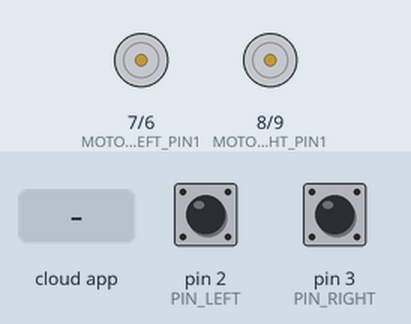
Simulated run of this sketch. Board: Arduino Uno, built with avr-gcc and run on an emulated ATmega328P. Parts: motor-driver pin pairs drawn as motors (green arrow = first pin HIGH = forward, orange = second pin HIGH = backward, longer = more drive). The test bench sets the inputs (shaded band); at power-on: pin 2 (PIN_LEFT) HIGH, pin 3 (PIN_RIGHT) HIGH. The ROS host is connected and sends only what is stated.

Above: at 1.2 s.
1.3 s: the phone or cloud app sets linear.x to -100
2.8 s: the phone or cloud app sets linear.x to 100
At 3.2 s:
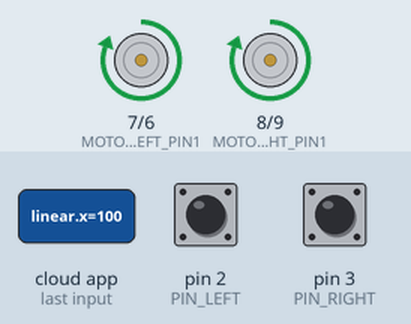
4.3 s: the phone or cloud app sets angular.z to -100
At 4.9 s:
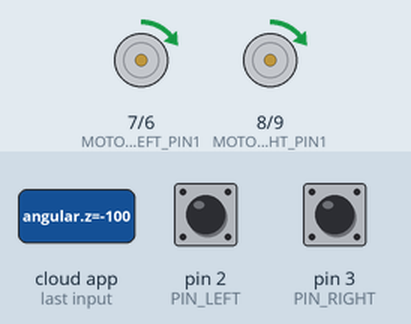
5.8 s: the phone or cloud app sets angular.z to 0
At 6.8 s:
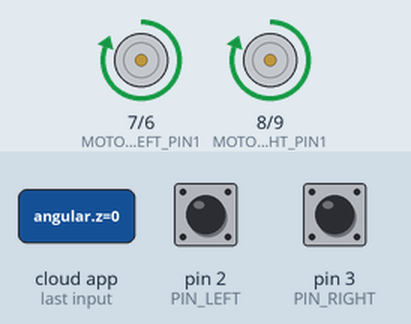
Timing chart, 0 to 8.3 s (numbered marks = the images above; inputs shaded):
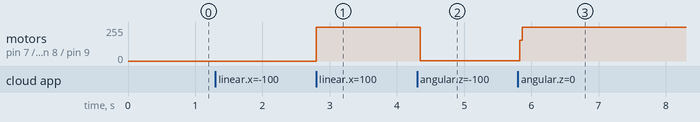

Measured:
- after the input at 2.8 s, motor on pin 7 (MOTOR_LEFT_PIN1) / pin 6 (MOTOR_LEFT_PIN2), motor on pin 8 (MOTOR_RIGHT_PIN1) / pin 9 (MOTOR_RIGHT_PIN2): stopped → forward 255/255 at once
- after the input at 4.3 s, motor on pin 7 (MOTOR_LEFT_PIN1) / pin 6 (MOTOR_LEFT_PIN2), motor on pin 8 (MOTOR_RIGHT_PIN1) / pin 9 (MOTOR_RIGHT_PIN2): forward 255/255 → forward 2/255 after 0.05 s
- after the input at 5.8 s, motor on pin 7 (MOTOR_LEFT_PIN1) / pin 6 (MOTOR_LEFT_PIN2), motor on pin 8 (MOTOR_RIGHT_PIN1) / pin 9 (MOTOR_RIGHT_PIN2): forward 2/255 → forward 255/255 at once

The sketch:

chassis.ino
```cpp
/**
 *  iqrobot 底盘 arduino 驱动
 *
 */

#include "chassis.h"        // 头文件定义
#include <PID_v1.h> // pid 控制库
#include <ros.h>
#include <ros/time.h>
#include <geometry_msgs/Twist.h>

int val_right_count_target = 0; //小车右轮码盘每秒计数PID调节目标值,根据这个值PID val_rigth;
int val_right = 0; //小车右轮电机的PWM功率值
int val_left_count_target = 0; //小车左轮码盘每秒计数PID调节目标值,根据这个值PID val_left;
int val_left = 0; //左轮电机PWM功率值。以左轮为基速度,PID调节右轮的速度
int count_left = 0;  //左轮编码器码盘脉冲计数值;用于PID调整
int count_right = 0; //右轮编码器码盘脉冲计数值;用于PID调整

char run_direction = 'f'; //f:前进;b:后退;s:stop
int linear = 0;//15; //cm/second线速度
int angular = 0;//1; //角速度,ros的angular.z

///转弯半径一定要大于小车宽度的一半,也就是linear / angular一定是大于13.5,也就是最小转弯半径是13.5
/////////
unsigned long left_old_time = 0, right_old_time = 0; // 时间标记
unsigned long time1 = 0, time2 = 0; // 时间标记
unsigned long last_command_millis = 0;

////ros
ros::NodeHandle nh;

//////PID
double left_Setpoint, left_Input, left_Output, left_setpoint;
double left_kp = 1, left_ki = 0.005, left_kd = 0.0001; //kp = 0.040,ki = 0.0005,kd =0.0011;
PID left_PID(&left_Input, &left_Output, &left_Setpoint, left_kp, left_ki, left_kd, DIRECT);

double right_Setpoint, right_Input, right_Output, right_setpoint;
double right_kp = 1, right_ki = 0.005, right_kd = 0.0001; //kp = 0.040,ki = 0.0005,kd =0.0011;
PID right_PID(&right_Input, &right_Output, &right_Setpoint, right_kp, right_ki, right_kd, DIRECT);


void message_cb(const geometry_msgs::Twist& vel)
{
  linear = vel.linear.x * 100; //ROS中的单位是m/s;这里换算成cm的单位
  angular = vel.angular.z;
}

ros::Subscriber<geometry_msgs::Twist> sub("/chassis/cmd_vel", message_cb);

void pidSetup() {
  //定义外部中断0和1的中断子程序Code(),中断触发为下跳沿触发
  //当编码器码盘的OUT脉冲信号发生下跳沿中断时，
  //将自动调用执行中断子程序Code()。
  left_old_time = millis();
  right_old_time = millis();
  attachInterrupt(0, Code1, FALLING);//小车左车轮电机的编码器脉冲中断函数
  attachInterrupt(1, Code2, FALLING);//小车右车轮电机的编码器脉冲中断函数

  left_PID.SetOutputLimits(-254, 254);
  left_PID.SetSampleTime(500);
  left_PID.SetMode(AUTOMATIC);
  left_PID.SetTunings(left_kp, left_ki, left_kd);

  right_PID.SetOutputLimits(-254, 254);
  right_PID.SetSampleTime(500);
  right_PID.SetMode(AUTOMATIC);
  right_PID.SetTunings(right_kp, right_ki, right_kd);
}

void setup() {
  Serial.begin(57600);    // 启动串口通信，波特率为9600b/s
  // reserve 200 bytes for the inputString

  pinMode(MOTOR_LEFT_PIN1, OUTPUT);   //直流电机驱动板的控制端口设置为输出模式
  pinMode(MOTOR_LEFT_PIN2, OUTPUT);
  pinMode(MOTOR_RIGHT_PIN1, OUTPUT);
  pinMode(MOTOR_RIGHT_PIN2, OUTPUT);

  pidSetup();

  nh.initNode();
  nh.subscribe(sub);
  //broadcaster.init(nh);


}


void loop() {
  nh.spinOnce();
  delay(1);
  runMotor();
}

void resetMotor() {
  val_left_count_target = 0;
  left_Setpoint = 0;
  val_right_count_target = 0;
  right_Setpoint = 0;
  linear = 0;
  angular = 0;
  run_direction = 's';
  stopMotor();
}

void runMotor() {

  if (angular == 0) { //直行
    if (linear > 0) { //前进
      if((millis() - last_command_millis) > AUTO_STOP_INTERVAL) {
       last_command_millis = millis();
        //Serial.println("Forward");
      }
      if (linear > max_linear)
        linear = max_linear;

      float linear_left = linear; //左内圈线速度
      float linear_right = linear; //右外圈线速度


      val_right_count_target = linear_right * gear_ratio / (diameter / hole_number); //左内圈线速度对应的孔数
      val_left_count_target = linear_left * gear_ratio / (diameter * diamete_ratio / hole_number); //右外圈线速度对应的孔数

      val_right = linear_right * (max_linear_pwd / max_linear); //根据轮径参数计算出来的线速度对应的PWD值,左轮
      val_left = linear_left * (max_linear_pwd / max_linear); //根据轮径参数计算出来的线速度对应的PWD值,右

      left_Setpoint = val_left_count_target;
      right_Setpoint = val_right_count_target;

      advance();
    }
    else if (linear < 0) { //后退
      if((millis() - last_command_millis) > AUTO_STOP_INTERVAL) {
        last_command_millis = millis();
        //Serial.println("back");
      }

      int abslinear = abs(linear);
      if (abslinear > max_linear)
        abslinear = max_linear;
      float linear_left = abslinear; //左内圈线速度
      float linear_right = abslinear; //右外圈线速度


      val_right_count_target = linear_right * gear_ratio / (diameter * diamete_ratio / hole_number); //左内圈线速度对应的孔数
      val_left_count_target = linear_left * gear_ratio / (diameter / hole_number); //右外圈线速度对应的孔数

      val_right = linear_right * (max_linear_pwd / max_linear); //根据轮径参数计算出来的线速度对应的PWD值,左轮
      val_left = linear_left * (max_linear_pwd / max_linear); //根据轮径参数计算出来的线速度对应的PWD值,右轮

      left_Setpoint = val_left_count_target;
      right_Setpoint = val_right_count_target;

      back();
    }
    else {
      stopMotor();
    }

  }
  else if (angular > 0) { //左转

    if (linear > max_turn_line) //////限制最大转弯线速度
    {
      angular = angular * max_turn_line / linear;
    }

    linear = linear > max_turn_line ? max_turn_line : linear;

    float radius = linear / angular; //计算半径

    if (radius < car_width / 2) ///////如果计算的转弯半径小于最小半径,则设置为最小转弯半径
      radius = car_width / 2;

    float radius_left = radius - car_width / 2; //左内圈半径
    float radius_right = radius + car_width / 2; //右外圈半径

    float linear_left = radius_left * angular; //左内圈线速度
    float linear_right = radius_right * angular; //右外圈线速度


    val_right_count_target = linear_right * gear_ratio / (diameter / hole_number); //左内圈线速度对应的孔数
    val_left_count_target = linear_left * gear_ratio / (diameter * diamete_ratio / hole_number); //右外圈线速度对应的孔数

    val_right = linear_right * (max_linear_pwd / max_linear); //根据轮径参数计算出来的线速度对应的PWD值,左轮
    val_left = linear_left * (max_linear_pwd / max_linear); //根据轮径参数计算出来的线速度对应的PWD值,右轮

    left_Setpoint = val_left_count_target;
    right_Setpoint = val_right_count_target;

    advance();

  }
  else if (angular < 0) { //右转

    if (linear > max_turn_line) //////限制最大转弯线速度
    {
      angular = angular * max_turn_line / linear;
    }

    linear = linear > max_turn_line ? max_turn_line : linear;

    float radius = linear / angular; //计算半径

    if (radius < car_width / 2) ///////如果计算的转弯半径小于最小半径,则设置为最小转弯半径
      radius = car_width / 2;

    float radius_left = radius + car_width / 2;
    float radius_right = radius - car_width / 2;

    float linear_left = radius_left * angular;
    float linear_right = radius_right * angular;

    val_right_count_target = linear_right * gear_ratio / (diameter / hole_number); //左内圈线速度对应的孔数
    val_left_count_target = linear_left * gear_ratio / (diameter * diamete_ratio / hole_number); //右外圈线速度对应的孔数

    val_right = linear_right * (max_linear_pwd / max_linear); //根据轮径参数计算出来的线速度对应的PWD值,左轮
    val_left = linear_left * (max_linear_pwd / max_linear); //根据轮径参数计算出来的线速度对应的PWD值,右轮

    left_Setpoint = val_left_count_target;
    right_Setpoint = val_right_count_target;

    advance();
  }
  else {
    stopMotor();
  }

}

//子程序程序段
void advance()//前进
{
  run_direction = 'f';
  digitalWrite(MOTOR_LEFT_PIN1, HIGH);
  digitalWrite(MOTOR_LEFT_PIN2, LOW);
  analogWrite(MOTOR_LEFT_PIN1, val_left);
  digitalWrite(MOTOR_RIGHT_PIN1, HIGH);
  digitalWrite(MOTOR_RIGHT_PIN2, LOW);
  analogWrite(MOTOR_RIGHT_PIN1, val_right);
}

void back()//后退
{
  run_direction = 'b';
  digitalWrite(MOTOR_LEFT_PIN1, LOW);
  digitalWrite(MOTOR_LEFT_PIN2, HIGH);
  analogWrite(MOTOR_LEFT_PIN2, val_left);
  digitalWrite(MOTOR_RIGHT_PIN1, LOW);
  digitalWrite(MOTOR_RIGHT_PIN2, HIGH);
  analogWrite(MOTOR_RIGHT_PIN2, val_right);
}

void stopMotor()//停止
{
  digitalWrite(MOTOR_LEFT_PIN1, LOW);
  digitalWrite(MOTOR_LEFT_PIN2, LOW);
  digitalWrite(MOTOR_RIGHT_PIN1, LOW);
  digitalWrite(MOTOR_RIGHT_PIN2, LOW);
}
// 左侧车轮电机的编码器码盘计数中断子程序
void Code1()
{
  //为了不计入噪音干扰脉冲，
  //当2次中断之间的时间大于2ms时，计一次有效计数
  if ((millis() - time1) > 2) {
    //当编码器码盘的OUT脉冲信号下跳沿每中断一次，
    count_left++; // 编码器码盘计数加一
    if ((millis() - left_old_time) > 100) { ////////100ms进行一次PID调节
      if (run_direction != 's')
        PID_left();
      left_old_time = millis();
      count_left = 0;//把脉冲计数值清零，以便计算下一秒的脉冲计数
    }
    time1 == millis();
  }
}
// 右侧车轮电机的编码器码盘计数中断子程序
void Code2()
{
  if ((millis() - time2) > 2) {
    //当编码器码盘的OUT脉冲信号下跳沿每中断一次，
    count_right++; // 编码器码盘计数加一
    if ((millis() - right_old_time) > 100) { ////////100ms进行一次PID调节
      if (run_direction != 's')
        PID_right();
      right_old_time = millis();
      count_right = 0; //把脉冲计数值清零，以便计算下一秒的脉冲计数
    }

    time2 == millis();
  }
}

void PID_left() {

  left_Input = count_left * 10;
  left_PID.Compute();

  val_left = val_left + left_Output;
  if (val_left > 255)
    val_left = 255;
  if (val_left < 0)
    val_left = 0;
  if (run_direction == 'f') //根据刚刚调节后的小车电机PWM功率值，及时修正小车前进或者后退状态
    advance();
  if (run_direction == 'b')
    back();
}
void PID_right() {

  right_Input = count_right * 10;
  right_PID.Compute();
  val_right = val_right + right_Output;
  if (val_right > 255)
    val_right = 255;
  if (val_right < 0)
    val_right = 0;
  if (run_direction == 'f') //根据刚刚调节后的小车电机PWM功率值，及时修正小车前进或者后退状态
    advance();
  if (run_direction == 'b')
    back();
}
```

chassis.h
```cpp
#define AUTO_STOP_INTERVAL 300  // 300

#define PIN_LEFT  2 //外部中断0,左轮
#define PIN_RIGHT 3 //外部中断1,右轮

#define max_linear       50 //最大线速度cm/秒
#define max_turn_line    12 //最大转弯线速度
//#define max_angular    1.45
#define max_linear_pwd   255

#define hole_number 20 //码盘孔数
#define diameter 6.5 //轮cm直径
#define diamete_ratio 1 //左轮相对于右轮轮径比系数,往左偏,调小,往右偏调大
#define center_speed 255 //小车电机的PWM功率初始值
#define gear_ratio 48 //转速比
#define car_width 16 //小车宽度
#define car_length 22 //小车长度

#define MOTOR_LEFT_PIN1 7 //L298P直流电机驱动板的左轮电机使能端口连接到数字接口5
#define MOTOR_LEFT_PIN2 6 //L298P直流电机驱动板的左轮电机转向端口连接到数字接口4
#define MOTOR_RIGHT_PIN1 8 //连接小车右轮电机的使能端口到数字接口6
#define MOTOR_RIGHT_PIN2 9 //连接小车右轮电机的转向端口到数字接口7
```
